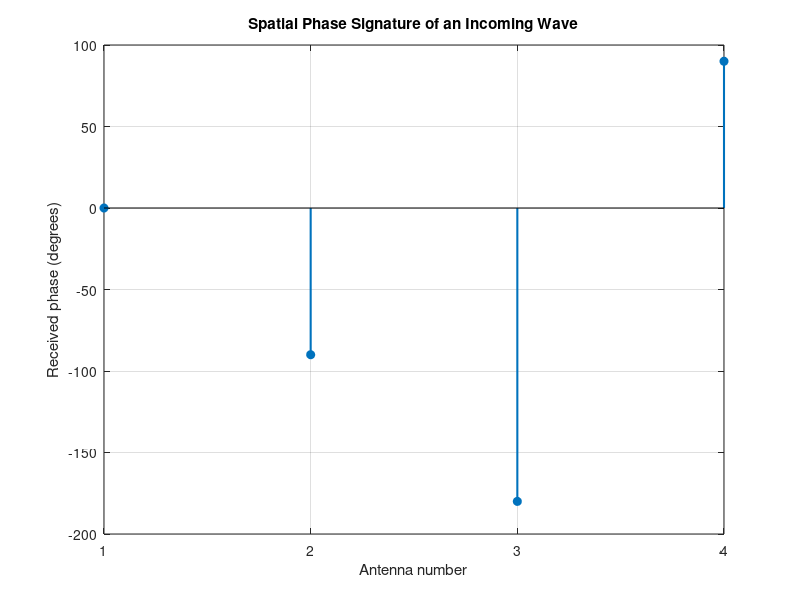

MATLAB code to generate this figure:

%% SIMO Lesson 1: Understanding the Steering Vector

clear; clc;

N = 4;                % Number of receive antennas
theta = 30;           % Arrival angle in degrees
d_lambda = 0.5;       % Antenna spacing / wavelength

n = (0:N-1).';

% Spatial phase difference
psi = 2*pi*d_lambda*sind(theta);

% Array steering vector
a = exp(-1j*n*psi);

disp('Steering vector:');
disp(a);

disp('Array power gain a^H*a:');
disp(real(a'*a));

% Visualize phases across antennas
figure('Color','w');

stem(1:N, angle(a)*180/pi, 'filled', ...
    'LineWidth',1.5);
grid on;
xlabel('Antenna number');
ylabel('Received phase (degrees)');
title('Spatial Phase Signature of an Incoming Wave');
xticks(1:N);
